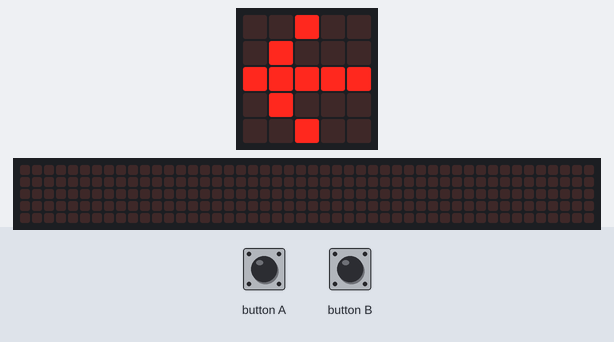
This program was run on a simulated BBC micro:bit running MicroPython. On the bench: the board's 5×5 LED display, a strip that is not on the board, showing the scrolling text unrolled. Random numbers come from a fixed seed; the 48×5 strip is a reading aid, not a part: it shows the text the display is scrolling, unrolled, one strip-width of it at a time.

Above: at 0.1 s.
At 1.57 s:
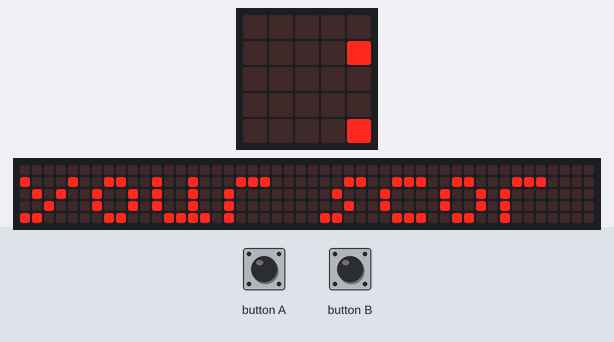
At 3.07 s:
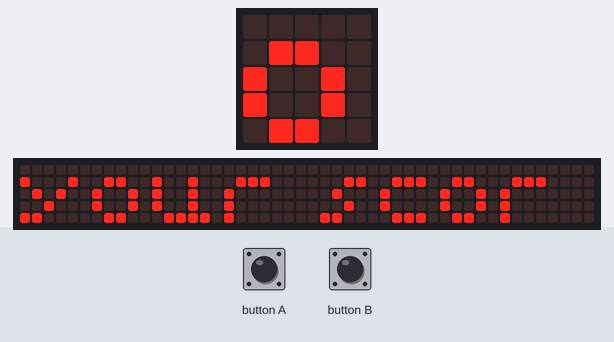
At 6.22 s:
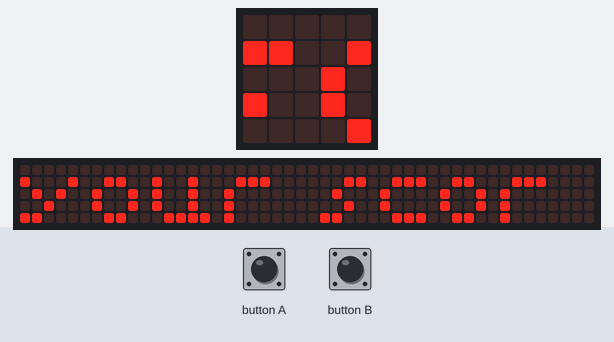
At 9.22 s:
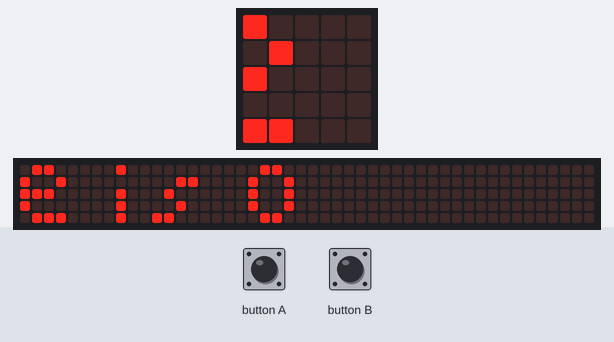
At 12.37 s:
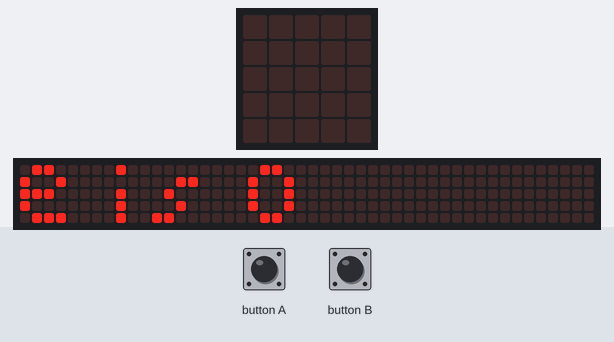

The program:

reaction.py
```python
from microbit import *
from random import randrange
score=0
delay=1500 #ms
factor=.85

def choose_player():
    east_player = randrange(0,2)
    if east_player:
        display.show(Image.ARROW_E)
    else:
        display.show(Image.ARROW_W)
    return east_player

def correct_button_pressed(echosen):
    if echosen and button_b.was_pressed():
        return True
    elif echosen == 0 and button_a.was_pressed():
        return True
    else:
        return False

while delay > 1:
    echosen = choose_player()
    sleep(delay)
    if correct_button_pressed(echosen) == False:
        display.scroll("your score is "+str(score))
        break
    else:
        score=score+1
```
